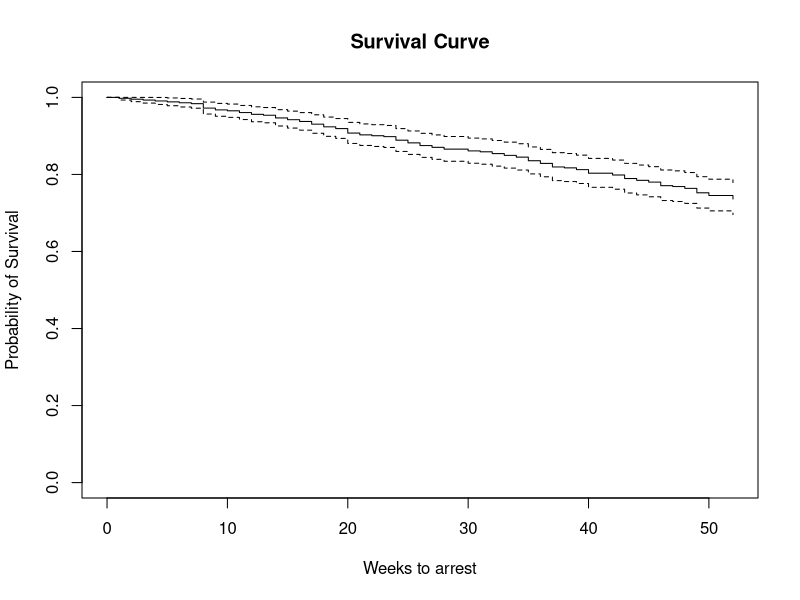
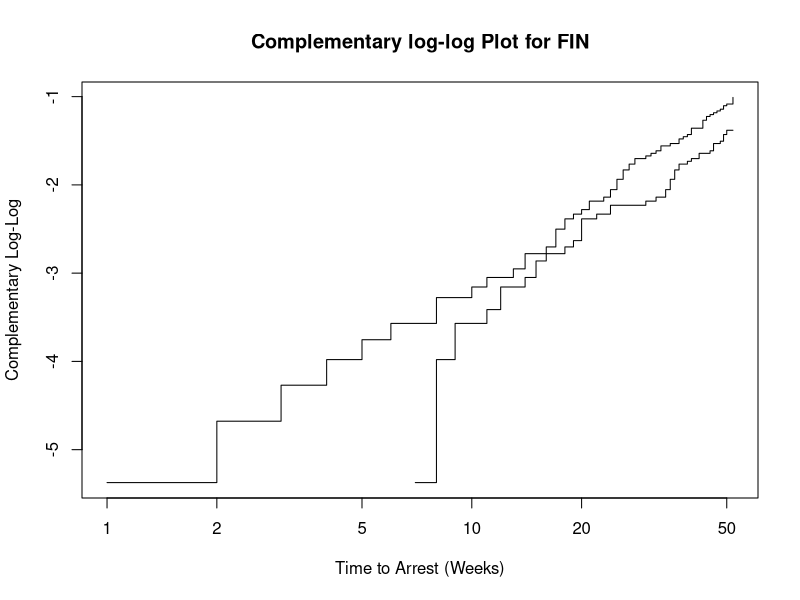
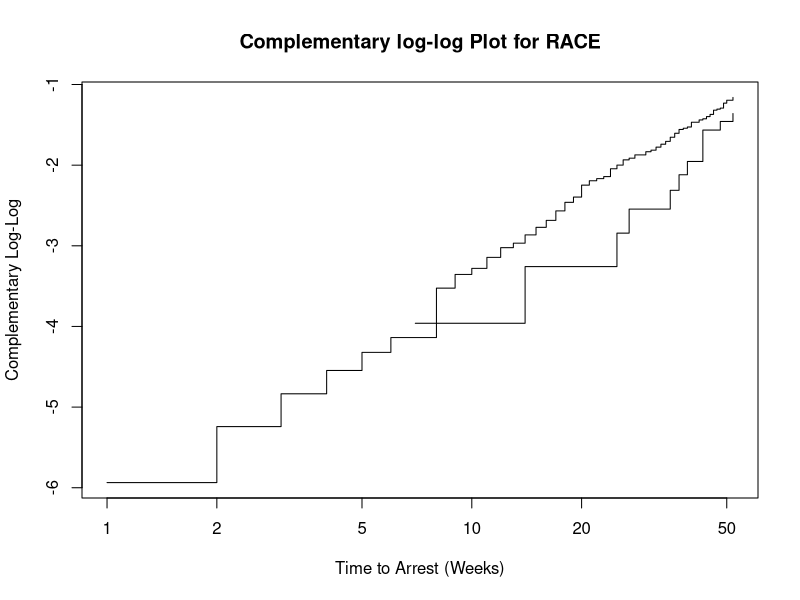
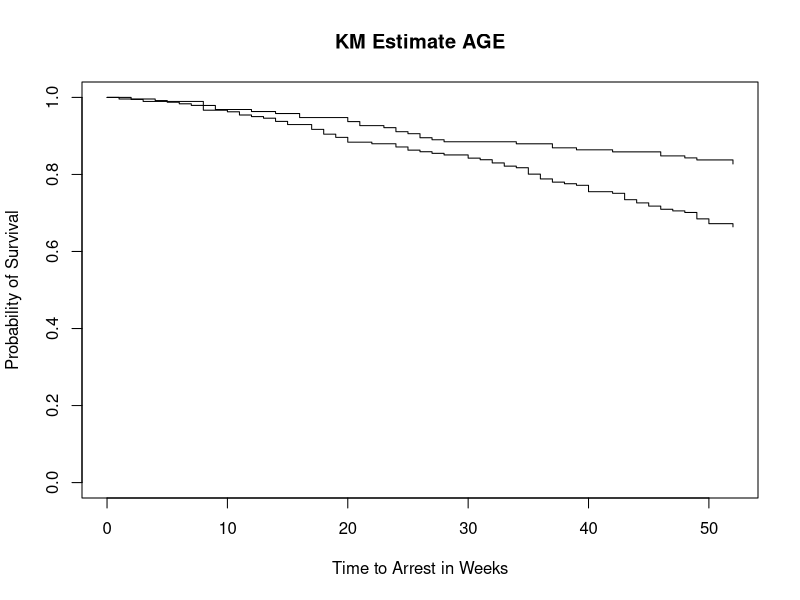
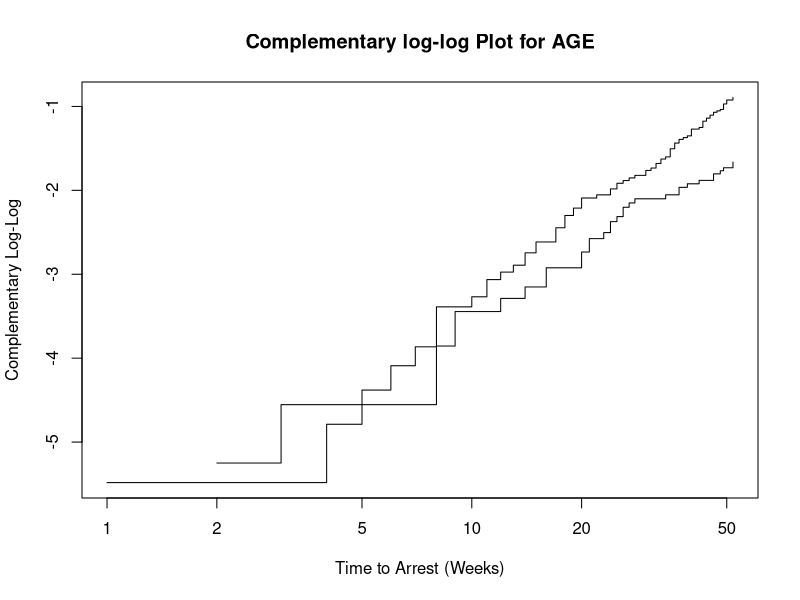
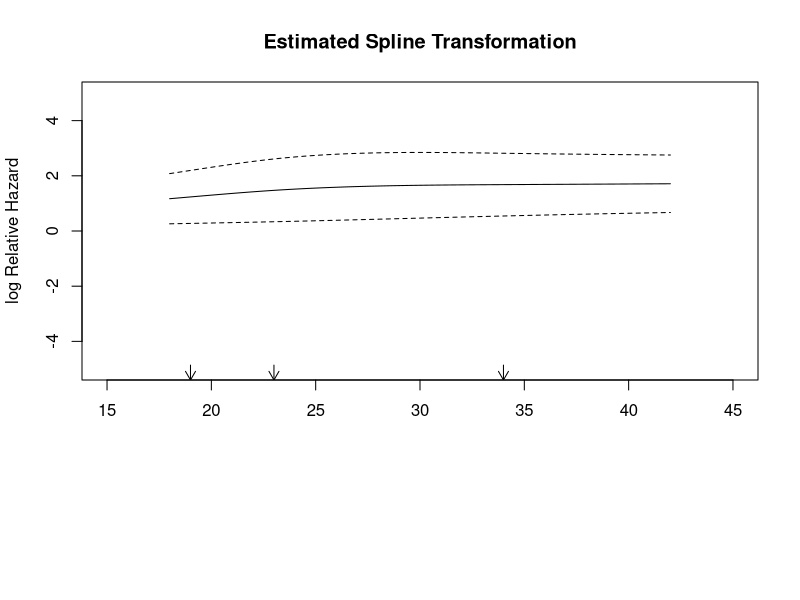
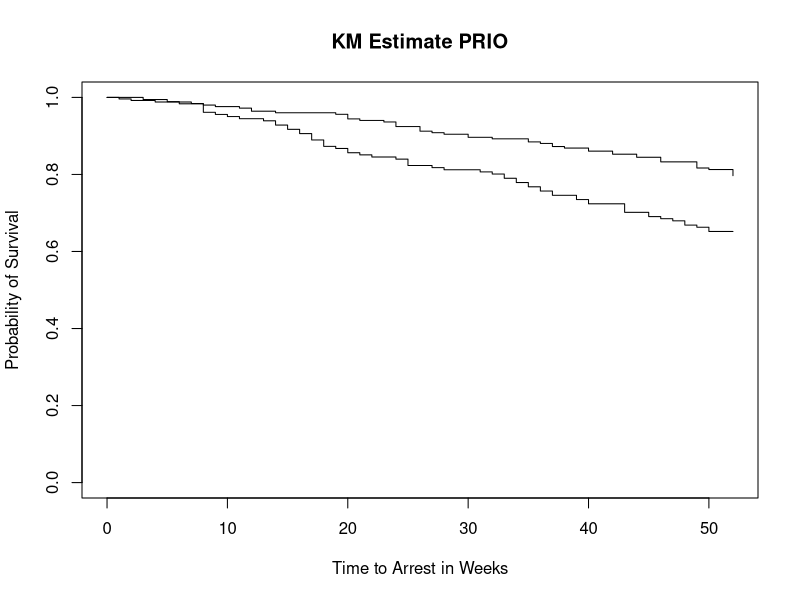
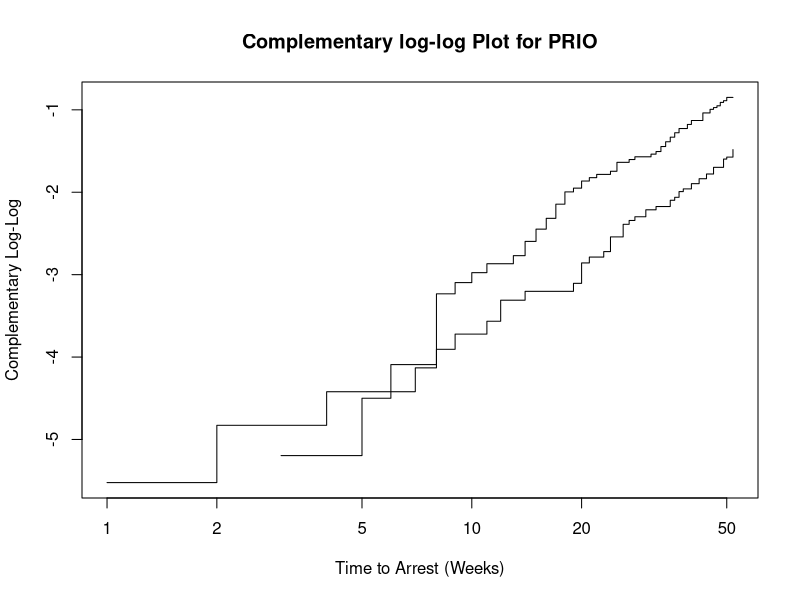

Generate these figures, in order, with R:
#Matthew Brigham
#STA 686
#Spring 2021
#Final Exam

library(survival)
library(Hmisc) #for linearity assumption with splines
library(rms)

#Import Data
setwd("/Users/Matt/Library/Mobile Documents/com~apple~CloudDocs/Cleveland State/Courses/STA 686 - Reliability/Exams/Final Exam")
dat = read.csv("RECID.csv")
head(dat)
str(dat)
################################################################################
################################################################################
################################################################################
#####   Problem 1
################################################################################
################################################################################
################################################################################

#Fit Univariate PH Model
S.dat<-Surv(dat$WEEK, dat$ARREST)
plot(S.dat, xlab = "Weeks to arrest", ylab = "Probability of Survival", main = "Survival Curve")

#FIN

      #Part a - curves converge - assumption met
      km.fin = survfit(S.dat ~ FIN, data = dat)
      plot(km.fin,fun="cloglog",conf.int="none",ylab="Complementary Log-Log",xlab="Time to Arrest (Weeks)", main = "Complementary log-log Plot for FIN")
      
      #Part b
      cox.fin<-coxph(S.dat~FIN,data=dat,robust=T)
      cox.fin
      cox.fin$var  #variance-covariance estimate of logHR
      sqrt(cox.fin$var) #std error of logHR
      
      #Part c
      hr.fin = exp(cox.fin$coefficients); hr.fin  #estimate HR
      exp(confint.default(cox.fin))  #95% CI for HR
      100*(hr.fin-1)  # % change in risk
      

#RACE

      #Part a - curves converge? - assumption met?
      km.race = survfit(S.dat ~ RACE, data = dat)
      plot(km.race,fun="cloglog",conf.int="none",ylab="Complementary Log-Log",xlab="Time to Arrest (Weeks)", main = "Complementary log-log Plot for RACE")
      
      #Part b
      cox.race<-coxph(S.dat~RACE,data=dat,robust=T)
      cox.race
      cox.race$var  #variance-covariance estimate of logHR
      sqrt(cox.race$var) #std error of logHR
      
      #Part c
      hr.race = exp(cox.race$coefficients); hr.race  #estimate HR
      exp(confint.default(cox.race))  #95% CI for HR
      100*(hr.race-1)  # % change in risk

      
################################################################################
################################################################################
################################################################################
#####   Problem 2
################################################################################
################################################################################
################################################################################
      
#AGE
      
      #Part A - KM Curve
      cutpoints.age <- quantile(dat$AGE, probs=c(0,0.5,1)) # Dichotomize age
      dat$AGE.cut <- cut(dat$AGE, cutpoints.age, include.lowest=T) # Assign each inmate to a specific category
      
      km.age <- survfit(S.dat ~ AGE.cut, data = dat)
      plot(km.age, conf.int = F, ylab = "Probability of Survival", xlab="Time to Arrest in Weeks", main = "KM Estimate AGE")      

      #Part B - PH Assumption - Converge - assumption met
      plot(km.age,fun="cloglog",conf.int="none",ylab="Complementary Log-Log",xlab="Time to Arrest (Weeks)", main="Complementary log-log Plot for AGE")
      
      #Part C - Univariate Model
      cox.age <- coxph(S.dat ~ AGE, data = dat, robust = T)
      cox.age
      cox.age$var      
      sqrt(cox.age$var)      

      #Part D
      hr.age = exp(cox.age$coefficients); hr.age  #estimate HR
      exp(confint.default(cox.age))  #95% CI for HR
      100*(hr.age-1)  # % change in risk
      
      #Part E - Nonlinearity Assumption
      rcspline.plot(x = as.numeric(dat$AGE), y = as.numeric(dat$ARREST), event = as.numeric(dat$WEEK), model="cox", nk=3, ylim=c(-5,5))
      cox.age.ass = cph(S.dat ~ rcs(AGE,3), data=dat, x = TRUE, y = TRUE)
      cox.age.ass <- robcov(cox.age.ass)
      anova(cox.age.ass)
      
#PRIO
      
      #Part A - KM Curve
      cutpoints.prio <- quantile(dat$PRIO, probs=c(0,0.5,1)) # Dichotomize age
      dat$PRIO.cut <- cut(dat$PRIO, cutpoints.prio, include.lowest=T) # Assign each inmate to a specific category
      
      km.prio <- survfit(S.dat ~ PRIO.cut, data = dat)
      plot(km.prio, conf.int = F, ylab = "Probability of Survival", xlab="Time to Arrest in Weeks", main = "KM Estimate PRIO")      
      
      #Part B - PH Assumption - Converge - assumption met
      plot(km.prio,fun="cloglog",conf.int="none",ylab="Complementary Log-Log",xlab="Time to Arrest (Weeks)", main="Complementary log-log Plot for PRIO")
      
      #Part C - Univariate Model
      cox.prio <- coxph(S.dat ~ PRIO, data = dat, robust = T)
      cox.prio
      cox.prio$var      
      sqrt(cox.prio$var)      
      
      #Part D
      hr.prio = exp(cox.prio$coefficients); hr.prio  #estimate HR
      exp(confint.default(cox.prio))  #95% CI for HR
      100*(hr.prio-1)  # % change in risk
      
      #Part E - Nonlinearity Assumption
      rcspline.plot(x = as.numeric(dat$PRIO), y = as.numeric(dat$ARREST), event = as.numeric(dat$WEEK), model="cox", nk=3, ylim=c(-5,5))
      cox.prio.ass = cph(S.dat ~ rcs(PRIO,3), data=dat, x = TRUE, y = TRUE)
      cox.prio.ass <- robcov(cox.prio.ass)
      anova(cox.prio.ass)
      
      
################################################################################
################################################################################
################################################################################
#####   Problem 3
################################################################################
################################################################################
################################################################################
      
      #Fit full effect model - using 7 covariates
      cox.full <- cph(S.dat ~ FIN+AGE+RACE+WEXP+MAR+PARO+PRIO, data=dat, x=TRUE, y=TRUE)
      cox.full = robcov(cox.full)
      
      #Part A
      vif(cox.full) 
      
      #Part B
      exp(cox.full$coefficients) #HR for each covariate
      exp(confint.default(cox.full)) #95% CI
      cox.full
      
################################################################################
################################################################################
################################################################################
#####   Problem 4
################################################################################
################################################################################
################################################################################
      
      #Fit reduced model
      cox.reduced <- cph(S.dat ~ FIN+AGE+PRIO, data=dat, x=TRUE, y=TRUE, surv = T)
      cox.reduced
      #Likelihood Ratio Test - p-value = 0.3772 > 0.05 use reduced (same)
      lrtest(cox.full, cox.reduced)
      
################################################################################
################################################################################
################################################################################
#####   Problem 5
################################################################################
################################################################################
################################################################################
      
      #Use cox.reduced
      
      #Parts A and B
      summary(dat$FIN)
      summary(dat$AGE)
      summary(dat$PRIO)
      
        #Categorical:
        finplot.4a = survplot(cox.reduced, FIN = c(0,1), AGE = 23, PRIO = 2); finplot.4a #FIN
        title(main="Estimated Adjusted Survival Curves")
        legend(40, 0.35, c("FIN=0", "FIN=1"), lty = c(1,2))
        
        # #Continuous
        # ageplot.4a = survplot(cox.reduced, FIN = 1, AGE = 23, PRIO = 2); ageplot.4a #AGE
        # abline(v=c(13, 26, 39))
        # abline(h=c(0.958, 0.885, 0.825))
        # 
        # prioplot.4a = survplot(cox.reduced, FIN = 1, AGE = 23, PRIO = 2); prioplot.4a #PRIO
        # abline(v=c(13, 26, 39))
        # abline(h=c(0.968, 0.915, 0.867))
        
      #Part B
      fin0plot.4b = survplot(cox.reduced, FIN = 0, AGE = 23, PRIO = 2)
      fin0plot.4b  
      abline(v=c(13, 26, 39))
      abline(h=c(0.953, 0.875, 0.802))
      title(main="Predicted Adjusted Survival Curves for FIN = 0")
      
      fin1plot.4b = survplot(cox.reduced, FIN = 1, AGE = 23, PRIO = 2)
      fin1plot.4b  
      abline(v=c(13, 26, 39))
      abline(h=c(0.965, 0.908, 0.855))
      title(main="Predicted Adjusted Survival Curves for FIN = 1")
      
      # ageplot.4b = survplot(cox.reduced, FIN = 1, AGE = 23, PRIO = 2); 
      # ageplot.4b
      # abline(v=c(13, 26, 39))
      # abline(h=c(0.965, 0.905, 0.855))
      # 
      # prioplot.4b = survplot(cox.reduced, FIN = 1, AGE = 23, PRIO = 2) 
      # prioplot.4b 
      # abline(v=c(13, 26, 39))
      # abline(h=c(0.968, 0.905, 0.855))
      
################################################################################
################################################################################
################################################################################
#####   Problem 6
################################################################################
################################################################################
################################################################################
      
      #Part A - Is AGE a confounder?  No - coeffiecient is not significant
      lm.age.confound <- lm(AGE ~ FIN, data=dat)
      summary(lm.age.confound)
      
      #Part B - Is PRIO a confounder?  No - coeffiecient is not significant
      lm.prio.confound <- lm(PRIO ~ FIN, data=dat)
      summary(lm.prio.confound)
      
################################################################################
################################################################################
################################################################################
#####   Problem 7
################################################################################
################################################################################
################################################################################
      
      #Part A - FIN-AGE Interaction Plot suggests potential interaction, but anova says no interaction. Go with anova
      cox.finage.int <- cph(S.dat ~ FIN*AGE, data = dat, x=TRUE, y=TRUE)
      cox.finage.int <- robcov(cox.finage.int)
      cox.finage.int
      anova(cox.finage.int)
      
      exp(cox.finage.int$coefficients[2]) #estimate HR for AGE given no FIN
      
      exp(cox.finage.int$coefficients[2] + cox.finage.int$coefficients[3]) #estimate HR for AGE given FIN
      
      # Plot the predicted log(HR) for treatment (FIN = 0 and 1) over 
      # AGE. This is the best way to illustrate an interaction.
      
      pred.agefin.int <- predict(cox.finage.int, newdata = dat, se.fit=T, conf.int=0.95)
      index0 <- which(dat$FIN==0)
      age0 <- dat$AGE[index0]
      age1 <- dat$AGE[-index0]
      plot(age0, pred.agefin.int$linear.predictors[index0], type='l', xlab="AGE", ylab="Log HR")
      lines(age1,pred.agefin.int$linear.predictors[-index0], col="red", lty=2)
      legend(35, 0.5, c("FIN=0", "FIN=1"), lty = c(1,1), col=1:2, text.col = 1:2)
      title("Interaction plot between FIN and AGE")
      
      #Part B - FIN-PRIO - graph suggest possible interaction except it isnt statistically significant
      cox.finprio.int <- cph(S.dat ~ FIN*PRIO, data = dat, x=TRUE, y=TRUE)
      cox.finprio.int<-robcov(cox.finprio.int)
      cox.finprio.int
      anova(cox.finprio.int)
      
      exp(cox.finprio.int$coefficients[2]) #estimate HR for PRIO given no FIN
      
      exp(cox.finprio.int$coefficients[2] + cox.finprio.int$coefficients[3]) #estimate HR for PRIO given FIN
      
      # Plot the predicted log(HR) for treatment (FIN = 0 and 1) over 
      # PRIO. This is the best way to illustrate an interaction.
      
      pred.finprio.int <- predict(cox.finprio.int, newdata=dat, se.fit=T, conf.int=0.95)
      index0 <- which(dat$FIN==0)
      prio0 <- dat$PRIO[index0]
      prio1 <- dat$PRIO[-index0]
      plot(prio0, pred.finprio.int$linear.predictors[index0], type='l', xlab="PRIO", ylab="Log HR")
      lines(prio1,pred.finprio.int$linear.predictors[-index0], col="red", lty=2)
      legend(0, 2, c("FIN=0", "FIN=1"), lty = c(1,1), col=1:2, text.col = 1:2)
      title("Interaction plot between FIN and PRIO")
      
################################################################################
################################################################################
################################################################################
#####   Problem 8
################################################################################
################################################################################
################################################################################
      
      #Part A - not much difference in Dxy index.orig and incex.corrected - good thing, low prediction error
      validate(cox.reduced, B=100, dxy=T)
      
      #Part B 
      cal3 = calibrate(cox.reduced, B=100, u=13, m=100) #past 3 months
      plot(cal3)
      title(main="Calibration Plot for 3 Months")
      
      #Part C
      cal9 = calibrate(cox.reduced, B=100, u=39, m=100) #past 9 months
      plot(cal9)
      title(main="Calibration Plot for 9 Months")
      
      #Part D
      #No evidence of overfitting
        
      
